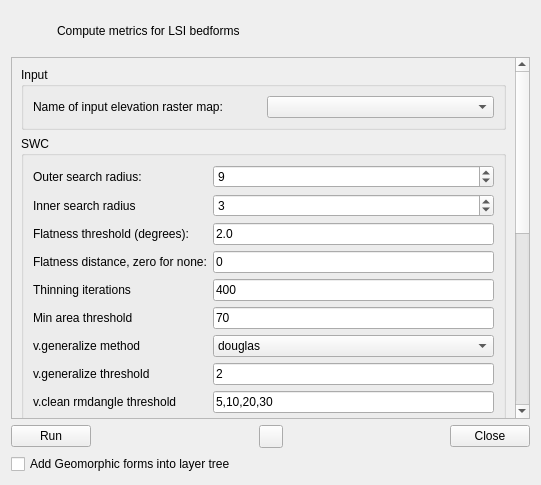
<?xml version="1.0" encoding="UTF-8"?>
<ui version="4.0">
 <class>grm_lsi</class>
 <widget class="QWidget" name="grm_lsi">
  <property name="geometry">
   <rect>
    <x>0</x>
    <y>0</y>
    <width>541</width>
    <height>485</height>
   </rect>
  </property>
  <property name="windowTitle">
   <string>GRM - LSI</string>
  </property>
  <property name="windowIcon">
   <iconset>
    <normaloff>:/grass/qtui/icons/grass/grass_location.svg</normaloff>:/grass/qtui/icons/grass/grass_location.svg</iconset>
  </property>
  <layout class="QVBoxLayout" name="verticalLayout">
   <item>
    <layout class="QHBoxLayout" name="horizontalLayout">
     <item>
      <widget class="QLabel" name="label">
       <property name="sizePolicy">
        <sizepolicy hsizetype="Minimum" vsizetype="Minimum">
         <horstretch>0</horstretch>
         <verstretch>0</verstretch>
        </sizepolicy>
       </property>
       <property name="minimumSize">
        <size>
         <width>40</width>
         <height>40</height>
        </size>
       </property>
       <property name="maximumSize">
        <size>
         <width>40</width>
         <height>40</height>
        </size>
       </property>
       <property name="text">
        <string/>
       </property>
       <property name="pixmap">
        <pixmap resource="../../../.local/share/QGIS/QGIS3/profiles/default/python/plugins/groundtruther/resources.qrc">:/icons/qtui/icons/grass_location.svg</pixmap>
       </property>
      </widget>
     </item>
     <item>
      <widget class="QLabel" name="label_2">
       <property name="text">
        <string>Compute metrics for LSI bedforms</string>
       </property>
       <property name="wordWrap">
        <bool>true</bool>
       </property>
      </widget>
     </item>
    </layout>
   </item>
   <item>
    <widget class="QScrollArea" name="scrollArea">
     <property name="widgetResizable">
      <bool>true</bool>
     </property>
     <widget class="QWidget" name="scrollAreaWidgetContents_2">
      <property name="geometry">
       <rect>
        <x>0</x>
        <y>0</y>
        <width>507</width>
        <height>812</height>
       </rect>
      </property>
      <layout class="QVBoxLayout" name="verticalLayout_2">
       <item>
        <widget class="QGroupBox" name="groupBox">
         <property name="maximumSize">
          <size>
           <width>16777215</width>
           <height>70</height>
          </size>
         </property>
         <property name="title">
          <string>Input</string>
         </property>
         <layout class="QGridLayout" name="gridLayout_10">
          <item row="0" column="0">
           <widget class="QLabel" name="label_32">
            <property name="text">
             <string>Name of input elevation raster map:</string>
            </property>
           </widget>
          </item>
          <item row="0" column="1">
           <widget class="QComboBox" name="elevation"/>
          </item>
         </layout>
        </widget>
       </item>
       <item>
        <widget class="QGroupBox" name="groupBox_2">
         <property name="maximumSize">
          <size>
           <width>16777215</width>
           <height>320</height>
          </size>
         </property>
         <property name="title">
          <string>SWC</string>
         </property>
         <layout class="QGridLayout" name="gridLayout_8">
          <item row="1" column="0">
           <widget class="QLabel" name="label_8">
            <property name="text">
             <string>Inner search radius</string>
            </property>
           </widget>
          </item>
          <item row="3" column="1">
           <widget class="QLineEdit" name="swc_dist">
            <property name="text">
             <string>0</string>
            </property>
           </widget>
          </item>
          <item row="3" column="0">
           <widget class="QLabel" name="label_20">
            <property name="text">
             <string>Flatness distance, zero for none:</string>
            </property>
           </widget>
          </item>
          <item row="4" column="1">
           <widget class="QLineEdit" name="iter_thin">
            <property name="text">
             <string>400</string>
            </property>
           </widget>
          </item>
          <item row="4" column="0">
           <widget class="QLabel" name="label_21">
            <property name="text">
             <string>Thinning iterations</string>
            </property>
           </widget>
          </item>
          <item row="7" column="0">
           <widget class="QLabel" name="label_22">
            <property name="text">
             <string>v.generalize threshold</string>
            </property>
           </widget>
          </item>
          <item row="1" column="1">
           <widget class="QSpinBox" name="swc_skip">
            <property name="value">
             <number>3</number>
            </property>
           </widget>
          </item>
          <item row="5" column="0">
           <widget class="QLabel" name="label_23">
            <property name="text">
             <string>Min area threshold</string>
            </property>
           </widget>
          </item>
          <item row="6" column="1">
           <widget class="QComboBox" name="generalize_method">
            <item>
             <property name="text">
              <string>douglas</string>
             </property>
            </item>
            <item>
             <property name="text">
              <string>douglas_reduction</string>
             </property>
            </item>
            <item>
             <property name="text">
              <string>lang</string>
             </property>
            </item>
            <item>
             <property name="text">
              <string>reduction</string>
             </property>
            </item>
            <item>
             <property name="text">
              <string>reumann</string>
             </property>
            </item>
            <item>
             <property name="text">
              <string>boyle</string>
             </property>
            </item>
            <item>
             <property name="text">
              <string>sliding_averaging</string>
             </property>
            </item>
            <item>
             <property name="text">
              <string>chaiken</string>
             </property>
            </item>
            <item>
             <property name="text">
              <string>hermite</string>
             </property>
            </item>
            <item>
             <property name="text">
              <string>snakes</string>
             </property>
            </item>
            <item>
             <property name="text">
              <string>network</string>
             </property>
            </item>
            <item>
             <property name="text">
              <string>displacement</string>
             </property>
            </item>
           </widget>
          </item>
          <item row="0" column="1">
           <widget class="QSpinBox" name="swc_search">
            <property name="value">
             <number>9</number>
            </property>
           </widget>
          </item>
          <item row="5" column="1">
           <widget class="QLineEdit" name="swc_area_lesser">
            <property name="text">
             <string>70</string>
            </property>
           </widget>
          </item>
          <item row="2" column="1">
           <widget class="QLineEdit" name="swc_flat">
            <property name="text">
             <string>2.0</string>
            </property>
           </widget>
          </item>
          <item row="6" column="0">
           <widget class="QLabel" name="label_24">
            <property name="text">
             <string>v.generalize method</string>
            </property>
           </widget>
          </item>
          <item row="7" column="1">
           <widget class="QLineEdit" name="generalize_threshold">
            <property name="text">
             <string>2</string>
            </property>
           </widget>
          </item>
          <item row="0" column="0">
           <widget class="QLabel" name="label_25">
            <property name="text">
             <string>Outer search radius:</string>
            </property>
           </widget>
          </item>
          <item row="2" column="0">
           <widget class="QLabel" name="label_26">
            <property name="text">
             <string>Flatness threshold (degrees):</string>
            </property>
           </widget>
          </item>
          <item row="8" column="0">
           <widget class="QLabel" name="label_27">
            <property name="text">
             <string>v.clean rmdangle threshold</string>
            </property>
           </widget>
          </item>
          <item row="8" column="1">
           <widget class="QLineEdit" name="vclean_rmdangle_threshold">
            <property name="text">
             <string>5,10,20,30</string>
            </property>
           </widget>
          </item>
         </layout>
        </widget>
       </item>
       <item>
        <widget class="QGroupBox" name="groupBox_3">
         <property name="maximumSize">
          <size>
           <width>16777215</width>
           <height>220</height>
          </size>
         </property>
         <property name="title">
          <string>SW</string>
         </property>
         <layout class="QGridLayout" name="gridLayout_11">
          <item row="0" column="1">
           <widget class="QSpinBox" name="sw_search">
            <property name="value">
             <number>30</number>
            </property>
           </widget>
          </item>
          <item row="3" column="0">
           <widget class="QLabel" name="label_33">
            <property name="text">
             <string>Flatness distance, zero for none:</string>
            </property>
           </widget>
          </item>
          <item row="2" column="1">
           <widget class="QLineEdit" name="sw_flat">
            <property name="text">
             <string>3.8</string>
            </property>
           </widget>
          </item>
          <item row="2" column="0">
           <widget class="QLabel" name="label_34">
            <property name="text">
             <string>Flatness threshold (degrees):</string>
            </property>
           </widget>
          </item>
          <item row="1" column="1">
           <widget class="QSpinBox" name="sw_skip">
            <property name="value">
             <number>7</number>
            </property>
           </widget>
          </item>
          <item row="0" column="0">
           <widget class="QLabel" name="label_35">
            <property name="text">
             <string>Outer search radius:</string>
            </property>
           </widget>
          </item>
          <item row="4" column="1">
           <widget class="QLineEdit" name="sw_area_lesser">
            <property name="text">
             <string>1000</string>
            </property>
           </widget>
          </item>
          <item row="4" column="0">
           <widget class="QLabel" name="label_36">
            <property name="text">
             <string>Min area threshold</string>
            </property>
           </widget>
          </item>
          <item row="1" column="0">
           <widget class="QLabel" name="label_37">
            <property name="text">
             <string>Inner search radius</string>
            </property>
           </widget>
          </item>
          <item row="3" column="1">
           <widget class="QLineEdit" name="sw_dist">
            <property name="text">
             <string>15</string>
            </property>
           </widget>
          </item>
          <item row="5" column="0">
           <widget class="QLabel" name="label_38">
            <property name="text">
             <string>v.clean rmarea threshold</string>
            </property>
           </widget>
          </item>
          <item row="5" column="1">
           <widget class="QLineEdit" name="vclean_rmarea_threshold">
            <property name="text">
             <string>10</string>
            </property>
           </widget>
          </item>
         </layout>
        </widget>
       </item>
       <item>
        <widget class="QGroupBox" name="groupBox_4">
         <property name="maximumSize">
          <size>
           <width>16777215</width>
           <height>180</height>
          </size>
         </property>
         <property name="title">
          <string>SW Metrics</string>
         </property>
         <layout class="QGridLayout" name="gridLayout_9">
          <item row="2" column="1">
           <widget class="QLineEdit" name="point_dmax">
            <property name="text">
             <string>1</string>
            </property>
           </widget>
          </item>
          <item row="0" column="0">
           <widget class="QLabel" name="label_28">
            <property name="text">
             <string>Side-split buffer distance</string>
            </property>
           </widget>
          </item>
          <item row="1" column="0">
           <widget class="QLabel" name="label_29">
            <property name="text">
             <string>Transect split length</string>
            </property>
           </widget>
          </item>
          <item row="1" column="1">
           <widget class="QLineEdit" name="transect_split_length">
            <property name="text">
             <string>1</string>
            </property>
           </widget>
          </item>
          <item row="2" column="0">
           <widget class="QLabel" name="label_30">
            <property name="text">
             <string>Point max distance</string>
            </property>
           </widget>
          </item>
          <item row="0" column="1">
           <widget class="QLineEdit" name="buffer_distance">
            <property name="text">
             <string>1</string>
            </property>
           </widget>
          </item>
          <item row="3" column="0">
           <widget class="QLabel" name="label_31">
            <property name="text">
             <string>Transects side distance</string>
            </property>
           </widget>
          </item>
          <item row="3" column="1">
           <widget class="QLineEdit" name="transect_side_distances">
            <property name="text">
             <string>70,70</string>
            </property>
           </widget>
          </item>
         </layout>
        </widget>
       </item>
       <item>
        <spacer name="verticalSpacer">
         <property name="orientation">
          <enum>Qt::Vertical</enum>
         </property>
         <property name="sizeHint" stdset="0">
          <size>
           <width>20</width>
           <height>40</height>
          </size>
         </property>
        </spacer>
       </item>
      </layout>
     </widget>
    </widget>
   </item>
   <item>
    <layout class="QHBoxLayout" name="horizontalLayout_2">
     <item>
      <widget class="QPushButton" name="run">
       <property name="text">
        <string>Run</string>
       </property>
      </widget>
     </item>
     <item>
      <spacer name="horizontalSpacer_2">
       <property name="orientation">
        <enum>Qt::Horizontal</enum>
       </property>
       <property name="sizeHint" stdset="0">
        <size>
         <width>40</width>
         <height>20</height>
        </size>
       </property>
      </spacer>
     </item>
     <item>
      <widget class="QToolButton" name="reload_layers">
       <property name="text">
        <string/>
       </property>
       <property name="icon">
        <iconset resource="../../../.local/share/QGIS/QGIS3/profiles/default/python/plugins/groundtruther/resources.qrc">
         <normaloff>:/icons/qtui/icons/arrows-rotate.svg</normaloff>:/icons/qtui/icons/arrows-rotate.svg</iconset>
       </property>
      </widget>
     </item>
     <item>
      <spacer name="horizontalSpacer">
       <property name="orientation">
        <enum>Qt::Horizontal</enum>
       </property>
       <property name="sizeHint" stdset="0">
        <size>
         <width>40</width>
         <height>20</height>
        </size>
       </property>
      </spacer>
     </item>
     <item>
      <widget class="QPushButton" name="exit">
       <property name="text">
        <string>Close</string>
       </property>
      </widget>
     </item>
    </layout>
   </item>
   <item>
    <widget class="QCheckBox" name="add_output">
     <property name="text">
      <string>Add Geomorphic forms into layer tree</string>
     </property>
    </widget>
   </item>
  </layout>
 </widget>
 <resources>
  <include location="../../../.local/share/QGIS/QGIS3/profiles/default/python/plugins/groundtruther/resources.qrc"/>
 </resources>
 <connections/>
</ui>
